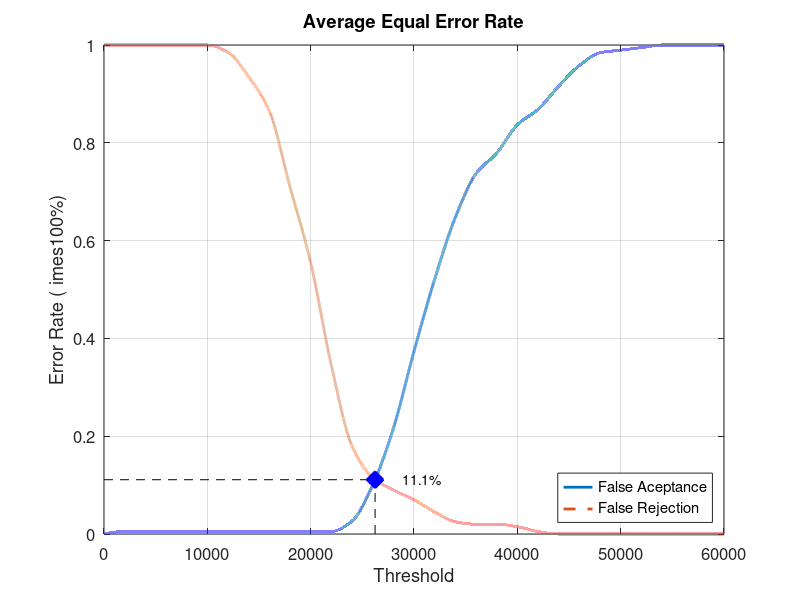
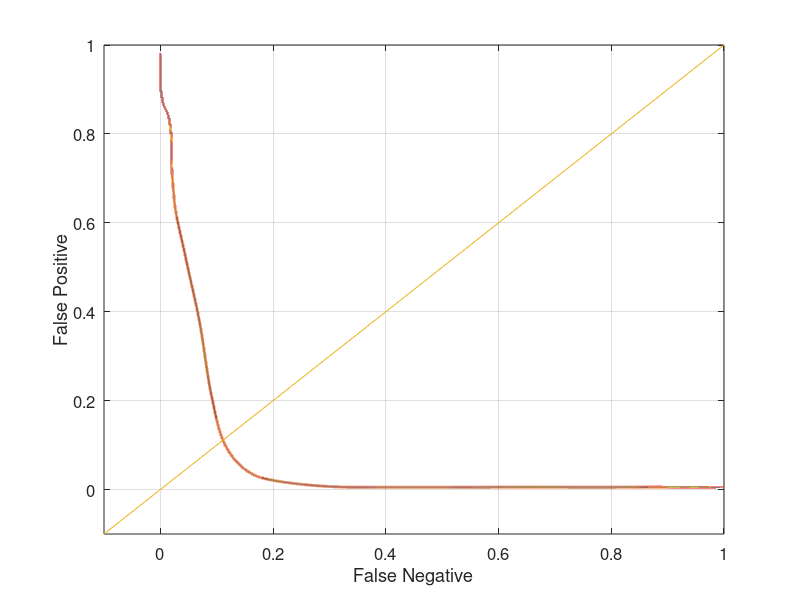

MATLAB code to generate these figures, in order:
close all;
clear;
clc;
x = 0:2000:60000;
xq = 0:0.5:60000;

y0 = [0 0.00526316 0.00526316 0.00526316 0.00526316 0.00526316 0.00526316 0.00526316 0.00526316 0.00526316 0.00526316 0.00526316 0.0263158 0.1 0.215789 0.373684 0.521053 0.647368 0.736842 0.778947 0.836842 0.868421 0.915789 0.957895 0.984211 0.989474 0.994737 1 1 1 1]
yy0 = interp1(x, y0, xq, 'pchip');
y1 = [1 1 1 1 1 1 0.985 0.935 0.865 0.71 0.555 0.345 0.18 0.115 0.09 0.07 0.045 0.025 0.02 0.02 0.015 0.005 0 0 0 0 0 0 0 0 0]
yy1 = interp1(x, y1, xq, 'pchip');

% Calculating EER: 
y2 = abs(y0 - y1);
find(y2 == min(y2))
yy2 = abs(yy0 - yy1);
xEER = find(yy2 == min(yy2));
xEERIndex = xq(xEER) % X-axis EER
yEER = yy0(xEER) % Y-axis EER

main = figure
plot(xq, yy0,'-','LineWidth', 2);	hold on
plot(xq, yy1,'--','LineWidth', 2);	hold on
plot([xEERIndex xEERIndex], [0 yEER], 'k--');	hold on
plot([0 xEERIndex], [yEER yEER], 'k--');	hold on
plot(xEERIndex, yEER, 'bx', 'LineWidth', 10);	hold on
text(xEERIndex + 10 * xEERIndex / 100, yEER, [num2str(round((10000 * yEER)) / 100) '%'])
legend('False Aceptance', 'False Rejection', 'Location', 'SouthEast')
xlabel('Threshold')
ylabel('Error Rate (	imes100%)')
title('Average Equal Error Rate')
set(gca, 'FontSize', 12)
axis([0 60000 0 1])
grid on

print(main, 'Database2_1Main', '-dpng');
FNRxFPR = figure('Color', [1 1 1]);
plot(yy1, yy0, '-', yy1, yy0, 'LineWidth', 2);
hold on
y = -0.1:0.1:1
plot(y, y); 
set(gca, 'FontSize', 12)
xlabel('False Negative')
ylabel('False Positive')
axis([-0.1 1 -0.1 1])
set(gca, 'FontSize', 12)
grid on

print(FNRxFPR, 'Database2_1FNRxFPR','-dpng');
